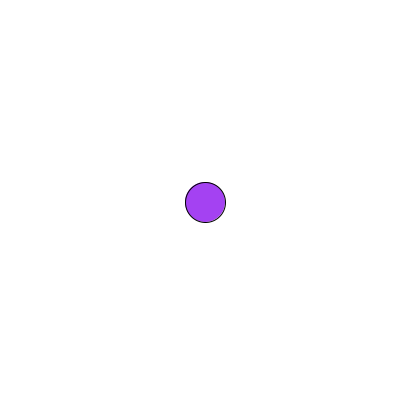
Frame 1 (no input)
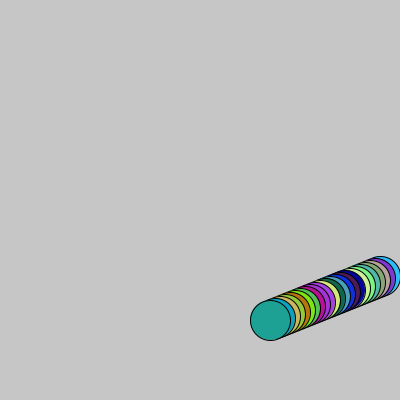
Frame 60 (the mouse pressed at the canvas centre just before this capture)
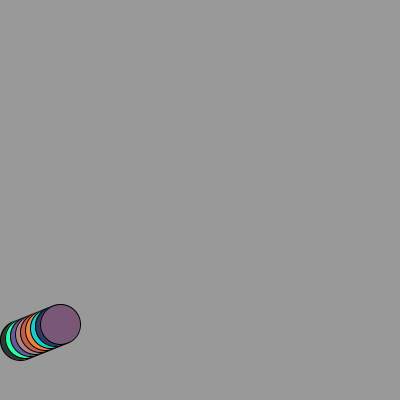
Frame 120 (the mouse held since frame 60 and released just before this capture)

The Processing sketch that drew these frames (run headless with seeded random() and noise(); from frame 60 on, the mouse is pressed at the canvas centre):

// Processing sketch: processing_66338
// ── processing_66338.pde

void setup(){
  size(400,400);
  smooth();
  background (255,255,255);
  xpos=200;
  xvelocity=5;
  ypos=200;
  yvelocity=2;
}
int xpos;
int xvelocity;
int ypos;
int yvelocity;

void draw(){
  //to keep background white and prevent streaking of ball add the line
  //" background(255,255,255);" HERE
  
  xpos=xpos+xvelocity;
  ypos=ypos+yvelocity;

  fill(random(255),random(255),random(255));
  ellipse(xpos,ypos,40,40);
  
  if(xpos<20==true||xpos>380==true) {
    xvelocity=xvelocity*(-1); 
  }
  if (ypos<20==true||ypos>380==true) {
    yvelocity=yvelocity*(-1); 
  }
  //changing the background when it reaches X border
if (xpos<20==true||xpos>380==true){
background (random(255));}}
